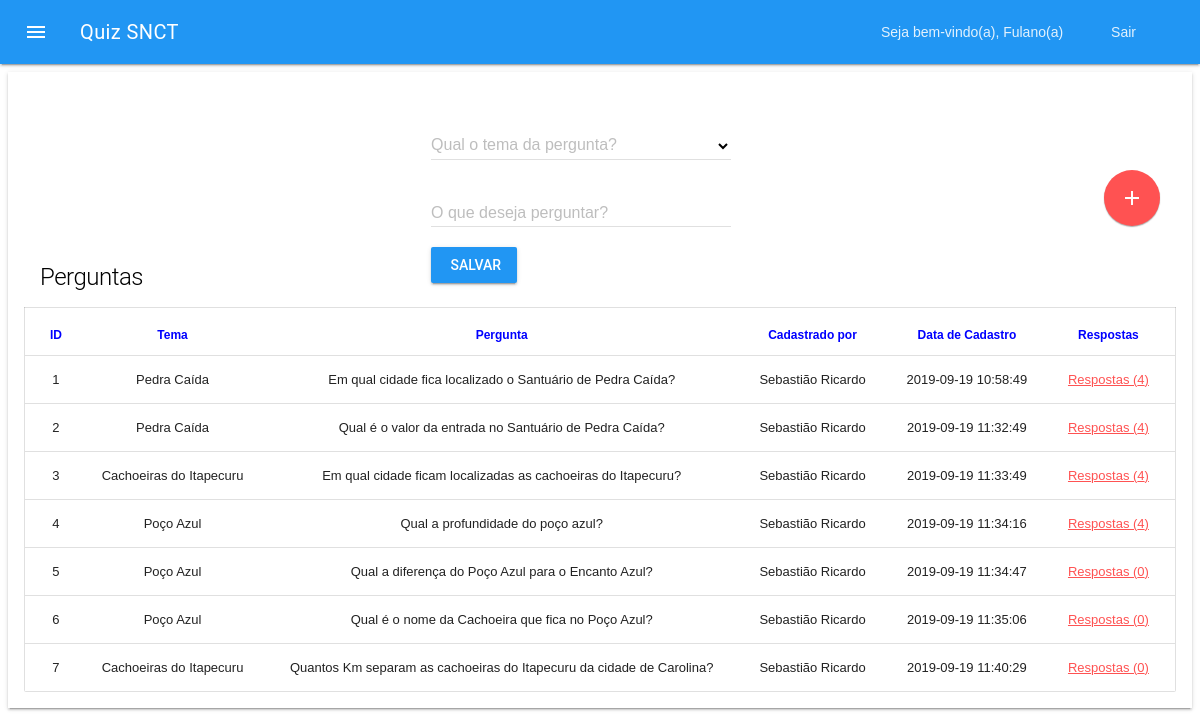
Before: /admin/perguntas.php (signed in) with the older database file.
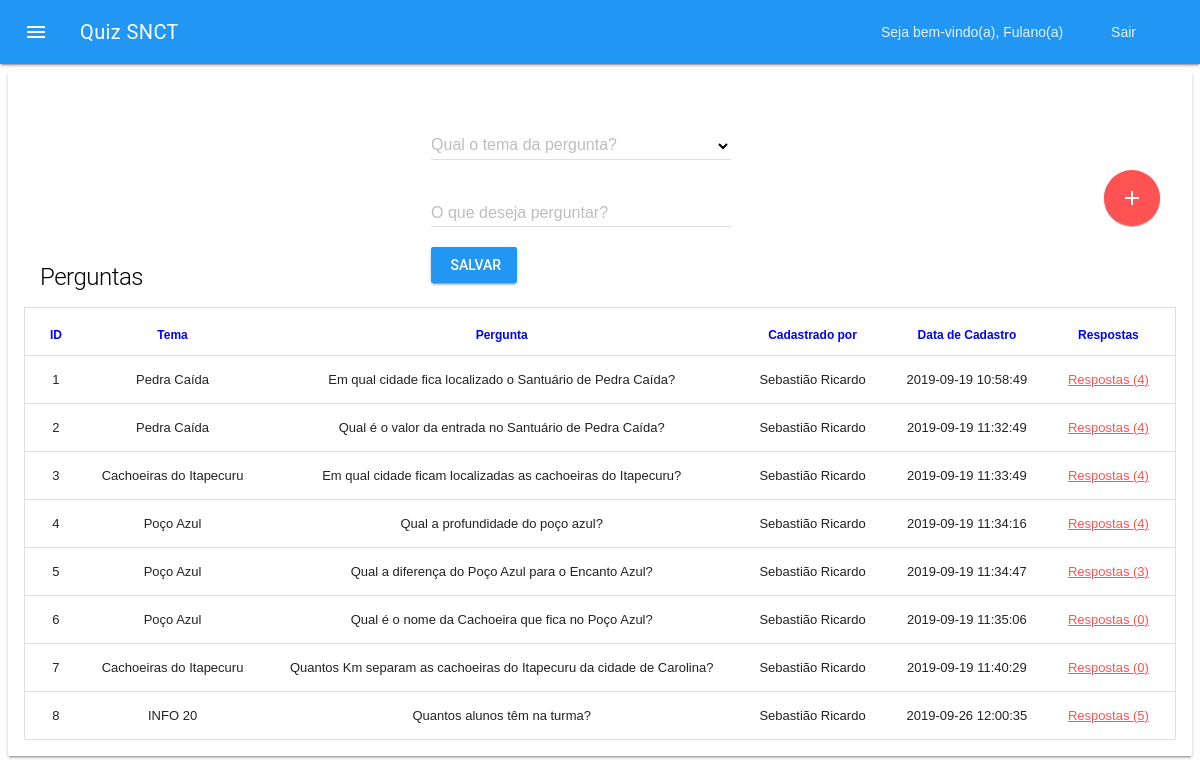
After: the same page with the newer database file.
### tables this page shows
CREATE TABLE `perguntas` (
  `id_pergunta` int(11) NOT NULL auto_increment,
  `pergunta` varchar(200) default NULL,
  `data_cadastro` datetime default NULL,
  `id_usuario` int(11) default NULL,
  `id_tema` int(11) default NULL,
  PRIMARY KEY  (`id_pergunta`),
  KEY `id_tema` (`id_tema`),
  KEY `id_usuario` (`id_usuario`)
);

CREATE TABLE `temas` (
  `id_tema` int(11) NOT NULL auto_increment,
  `tema` varchar(50) default NULL,
  `data_cadastro` datetime default NULL,
  `id_usuario` int(11) default '1',
  PRIMARY KEY  (`id_tema`),
  KEY `id_usuario` (`id_usuario`)
);

CREATE TABLE `usuarios` (
  `id_usuario` int(11) NOT NULL auto_increment,
  `nome` varchar(100) default NULL,
  `email` varchar(100) default NULL,
  `senha` varchar(40) default NULL,
  PRIMARY KEY  (`id_usuario`)
);

### admin/lib/DB.class.php (called while the page is built, shortened)
<?php
Class DB {
	var $con = null;
	public function __construct() {
		$this->con = mysqli_connect(DB_HOST, DB_USER, DB_PASS);
		mysqli_select_db($this->con, DB_NAME);
	}
	public function select($sql) {
		$query = mysqli_query($this->con, $sql);
		$resultado = array();
		while($linha = mysqli_fetch_assoc($query)) {
			$resultado[] = $linha;
		}
		return $resultado;
	}
}
?>

### admin/classes/Quiz.class.php (called while the page is built, shortened)
<?php
require_once "lib/DB.class.php";
class Quiz {
	var $db = null;
	public function __construct() {
		$this->db = new DB();
	}
	public function dropdownTemas() {
		return $this->db->select("select * from temas order by tema");
	}
	public function listaPerguntas() {
		return $this->db->select("select p.*, t.tema, u.nome, count(id_resposta) as quantidade from perguntas p inner join temas t on (p.id_tema = t.id_tema) inner join usuarios u on (p.id_usuario = u.id_usuario) left outer join respostas r on (p.id_pergunta = r.id_pergunta) group by id_pergunta order by id_pergunta");
	}
}
?>

### admin/perguntas.php (the view, shortened to what this page needs)
<?php
require_once "classes/Quiz.class.php";
$quiz = new Quiz();
$quiz->checkSession();
$perguntas = $quiz->listaPerguntas();
?>
<!DOCTYPE html>
<html>
<head>
	<?php include "includes/head.php"; ?>
</head>
<body>
	<div class="mdl-layout mdl-js-layout">
		<?php include "includes/header.php"; ?>
		 <main class="mdl-layout__content">
	    	<section class="mdl-grid mdl-cell mdl-cell--12-col mdl-shadow--2dp">
                   <div class="mdl-card mdl-cell mdl-cell--12-col">
                    <div class="mdl-card__title">
                        <h1 class="mdl-card__title-text">Perguntas</h1>
                         <form class="mdl-cell mdl-cell--3-offset mdl-cell--6-col" action="perguntas.php" method="post">
                             <div class="mdl-textfield mdl-js-textfield mdl-textfield--floating-label">
                                <select class="mdl-textfield__input" id="tema" name="tema">
                                  <option></option>
                                  <?php foreach($quiz->dropdownTemas() as $key=>$item) { ?>
                                    <option value="<?=$item["id_tema"]?>"><?=$item["tema"]?></option>
                                  <?php } ?>
                                </select>
                                <label class="mdl-textfield__label" for="octane">Qual o tema da pergunta?</label>
                              </div>
                            <br />
                            <div class="mdl-textfield mdl-js-textfield mdl-textfield--floating-label">
                                <input class="mdl-textfield__input" name="pergunta" type="text" id="pergunta" />
                                <label class="mdl-textfield__label" for="pergunta">O que deseja perguntar?</label>
                            </div>
                            <br />
                            <button class="mdl-button mdl-button--raised mdl-button--primary mdl-js-button mdl-js-ripple-effect">
                                Salvar
                            </button>
                         </form>
                        <button class="mdl-button mdl-js-button mdl-button--fab mdl-button--colored">
                            <i class="material-icons">add</i>
                        </button>
                    </div>
                    <div>
                        <table class="mdl-data-table mdl-js-data-table">
                            <thead>
                            <tr>
                                <th>ID</th>
                                <th>Tema</th>
                                <th>Pergunta</th>
                                <th>Cadastrado por</th>
                                <th>Data de Cadastro</th>
                                <th>Respostas</th>
                            </tr>
                            </thead>
                            <tbody>
                                <?php foreach($perguntas as $key=>$item) { ?>
                                <tr>
                                    <td class="mdl-data-table__cell--center"><?=$item["id_pergunta"]?></td>
                                    <td class="mdl-data-table__cell--center"><?=$item["tema"]?></td>
                                    <td class="mdl-data-table__cell--center"><?=$item["pergunta"]?></td>
                                    <td class="mdl-data-table__cell--center"><?=$item["nome"]?></td>
                                    <td class="mdl-data-table__cell--center"><?=$item["data_cadastro"]?></td>
                                    <td class="mdl-data-table__cell--center">
                                        <a href="respostas.php?id_pergunta=<?=$item["id_pergunta"]?>">Respostas (<?=$item["quantidade"]?>)</a>
                                    </td>
                                </tr>
                                 <?php } ?>
                            </tbody>
                        </table>
                    </div>
                </div>
  	    	</section>
  		</main>
	</div>
</body>
</html>

Changed rows visible on the page:
computed for perguntas "Qual a diferença do Poço Azul para o Encanto Azul?": quantidade "0" → "3"
added perguntas: id_pergunta "8", id_tema.tema "INFO 20", pergunta "Quantos alunos têm na turma?", id_usuario.nome "Sebastião Ricardo", data_cadastro "2019-09-26 12:00:35", quantidade "5"
